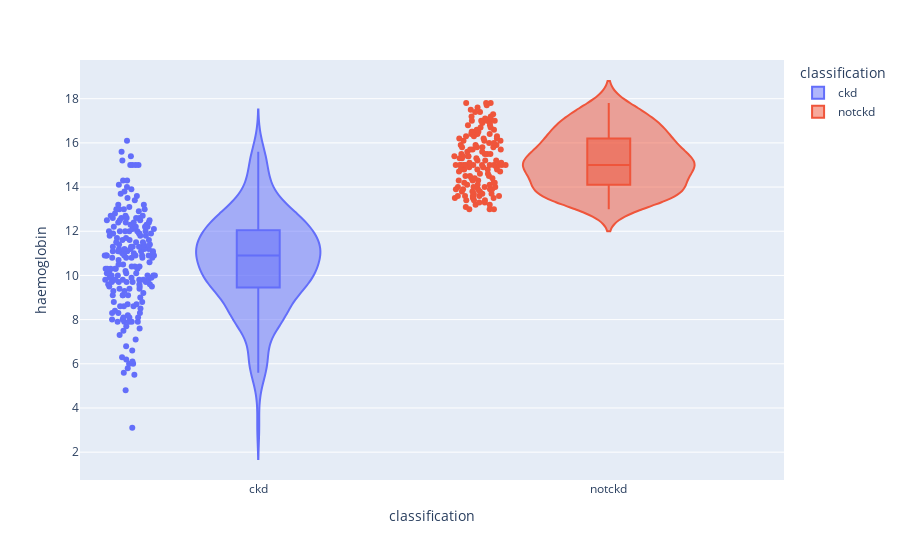

Notebook code for this chart:
### Code cell
violin('haemoglobin')

### Figure 1 — Plotly figure (JSON) as saved in the notebook; plotly's stock layout.template omitted (floating-point values rounded to 4 significant figures; data arrays with more than 128 entries replaced by an {"elided": "..."} marker saying what was removed)
{"data": [{"alignmentgroup": "True", "box": {"visible": true}, "customdata": {"elided": "250x25 mixed values"}, "hovertemplate": "classification=%{customdata[24]}<br>haemoglobin=%{customdata[14]}<br>age=%{customdata[0]}<br>blood_pressure=%{customdata[1]}<br>specific_gravity=%{customdata[2]}<br>albumin=%{customdata[3]}<br>sugar=%{customdata[4]}<br>red_blood_cells=%{customdata[5]}<br>pus_cell=%{customdata[6]}<br>pus_cell_clumps=%{customdata[7]}<br>bacteria=%{customdata[8]}<br>blood_glucose_random=%{customdata[9]}<br>blood_urea=%{customdata[10]}<br>serum_creatinine=%{customdata[11]}<br>sodium=%{customdata[12]}<br>potassium=%{customdata[13]}<br>packed_cell_volume=%{customdata[15]}<br>white_blood_cell_count=%{customdata[16]}<br>red_blood_cell_count=%{customdata[17]}<br>hypertension=%{customdata[18]}<br>diabetes_mellitus=%{customdata[19]}<br>coronary_artery_disease=%{customdata[20]}<br>appetite=%{customdata[21]}<br>pedal_edema=%{customdata[22]}<br>anemia=%{customdata[23]}<extra></extra>", "legendgroup": "ckd", "marker": {"color": "#636efa"}, "name": "ckd", "offsetgroup": "ckd", "orientation": "v", "points": "all", "scalegroup": "True", "showlegend": true, "type": "violin", "x": {"elided": "250 str values"}, "x0": " ", "xaxis": "x", "y": {"elided": "250 float values"}, "y0": " ", "yaxis": "y"}, {"alignmentgroup": "True", "box": {"visible": true}, "customdata": {"elided": "150x25 mixed values"}, "hovertemplate": "classification=%{customdata[24]}<br>haemoglobin=%{customdata[14]}<br>age=%{customdata[0]}<br>blood_pressure=%{customdata[1]}<br>specific_gravity=%{customdata[2]}<br>albumin=%{customdata[3]}<br>sugar=%{customdata[4]}<br>red_blood_cells=%{customdata[5]}<br>pus_cell=%{customdata[6]}<br>pus_cell_clumps=%{customdata[7]}<br>bacteria=%{customdata[8]}<br>blood_glucose_random=%{customdata[9]}<br>blood_urea=%{customdata[10]}<br>serum_creatinine=%{customdata[11]}<br>sodium=%{customdata[12]}<br>potassium=%{customdata[13]}<br>packed_cell_volume=%{customdata[15]}<br>white_blood_cell_count=%{customdata[16]}<br>red_blood_cell_count=%{customdata[17]}<br>hypertension=%{customdata[18]}<br>diabetes_mellitus=%{customdata[19]}<br>coronary_artery_disease=%{customdata[20]}<br>appetite=%{customdata[21]}<br>pedal_edema=%{customdata[22]}<br>anemia=%{customdata[23]}<extra></extra>", "legendgroup": "notckd", "marker": {"color": "#EF553B"}, "name": "notckd", "offsetgroup": "notckd", "orientation": "v", "points": "all", "scalegroup": "True", "showlegend": true, "type": "violin", "x": {"elided": "150 str values"}, "x0": " ", "xaxis": "x", "y": {"elided": "150 float values"}, "y0": " ", "yaxis": "y"}], "layout": {"legend": {"title": {"text": "classification"}, "tracegroupgap": 0}, "margin": {"t": 60}, "violinmode": "overlay", "xaxis": {"anchor": "y", "categoryarray": ["ckd", "notckd"], "categoryorder": "array", "domain": [0, 1], "title": {"text": "classification"}}, "yaxis": {"anchor": "x", "domain": [0, 1], "title": {"text": "haemoglobin"}}}}
